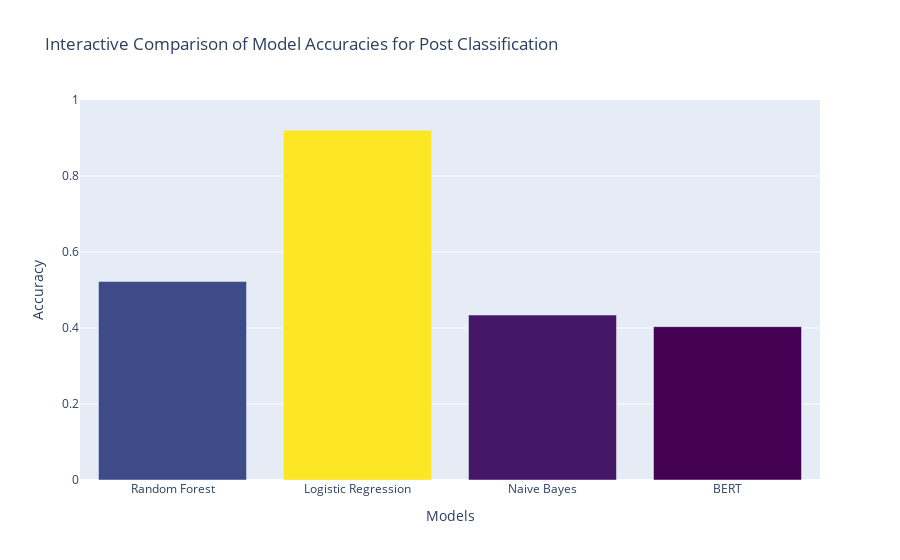

Notebook cell for this chart:
### Markdown cell above
### Model Comparison

### Code cell
import plotly.express as px

# Model names and their accuracies
models = ['Random Forest', 'Logistic Regression', 'Naive Bayes', 'BERT']
accuracies = [0.5223, 0.9203, 0.4341, 0.4035]

# Creating the interactive bar plot with Plotly
fig = px.bar(
    x=models, 
    y=accuracies, 
    color=accuracies,
    color_continuous_scale=px.colors.sequential.Viridis,
    labels={'x': 'Models', 'y': 'Accuracy'},
    title='Interactive Comparison of Model Accuracies for Post Classification'
)

# Enhancing the plot
fig.update_layout(
    xaxis_title='Models',
    yaxis_title='Accuracy',
    yaxis=dict(range=[0, 1]),
    coloraxis_showscale=False
)

# Show the plot
fig.show()

### Figure 1 — Plotly figure (JSON) as saved in the notebook; plotly's stock layout.template omitted (floating-point values rounded to 4 significant figures)
{"data": [{"alignmentgroup": "True", "hovertemplate": "Models=%{x}<br>Accuracy=%{y}<br>color=%{marker.color}<extra></extra>", "legendgroup": "", "marker": {"color": [0.5223, 0.9203, 0.4341, 0.4035], "coloraxis": "coloraxis", "pattern": {"shape": ""}}, "name": "", "offsetgroup": "", "orientation": "v", "showlegend": false, "textposition": "auto", "type": "bar", "x": ["Random Forest", "Logistic Regression", "Naive Bayes", "BERT"], "xaxis": "x", "y": [0.5223, 0.9203, 0.4341, 0.4035], "yaxis": "y"}], "layout": {"autosize": true, "barmode": "relative", "coloraxis": {"colorbar": {"title": {"text": "color"}}, "colorscale": [[0, "#440154"], [0.1111, "#482878"], [0.2222, "#3e4989"], [0.3333, "#31688e"], [0.4444, "#26828e"], [0.5556, "#1f9e89"], [0.6667, "#35b779"], [0.7778, "#6ece58"], [0.8889, "#b5de2b"], [1, "#fde725"]], "showscale": false}, "legend": {"tracegroupgap": 0}, "title": {"text": "Interactive Comparison of Model Accuracies for Post Classification"}, "xaxis": {"anchor": "y", "autorange": true, "domain": [0, 1], "range": [-0.5, 3.5], "title": {"text": "Models"}, "type": "category"}, "yaxis": {"anchor": "x", "domain": [0, 1], "range": [0, 1], "title": {"text": "Accuracy"}, "type": "linear"}}}
